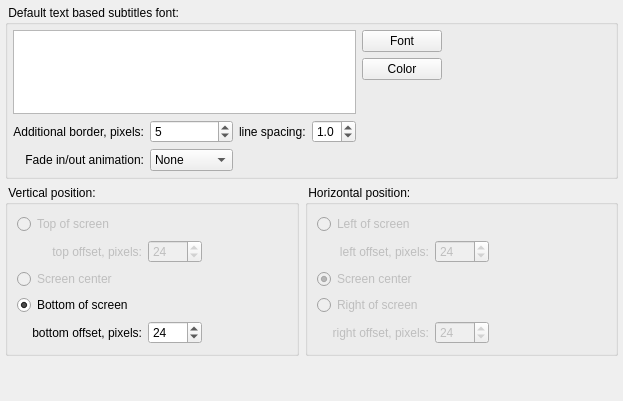
      <widget class="QWidget" name="tab_4">
       <attribute name="title">
        <string>Subtitles</string>
       </attribute>
       <layout class="QVBoxLayout" name="verticalLayout_9">
        <property name="margin">
         <number>5</number>
        </property>
        <item>
         <widget class="QGroupBox" name="groupBox_8">
          <property name="sizePolicy">
           <sizepolicy hsizetype="Preferred" vsizetype="Fixed">
            <horstretch>0</horstretch>
            <verstretch>0</verstretch>
           </sizepolicy>
          </property>
          <property name="title">
           <string> Default text based subtitles font: </string>
          </property>
          <layout class="QHBoxLayout" name="horizontalLayout_25">
           <property name="margin">
            <number>5</number>
           </property>
           <item>
            <layout class="QGridLayout" name="gridLayout_7">
             <item row="1" column="0">
              <widget class="QTableView" name="fontSettingsTableView">
               <property name="sizePolicy">
                <sizepolicy hsizetype="Expanding" vsizetype="Minimum">
                 <horstretch>0</horstretch>
                 <verstretch>0</verstretch>
                </sizepolicy>
               </property>
               <property name="maximumSize">
                <size>
                 <width>16777215</width>
                 <height>84</height>
                </size>
               </property>
               <attribute name="horizontalHeaderVisible">
                <bool>false</bool>
               </attribute>
               <attribute name="horizontalHeaderStretchLastSection">
                <bool>true</bool>
               </attribute>
               <attribute name="verticalHeaderVisible">
                <bool>false</bool>
               </attribute>
              </widget>
             </item>
             <item row="1" column="1">
              <layout class="QVBoxLayout" name="verticalLayout_16">
               <item>
                <widget class="QPushButton" name="fontButton">
                 <property name="sizePolicy">
                  <sizepolicy hsizetype="Minimum" vsizetype="Fixed">
                   <horstretch>0</horstretch>
                   <verstretch>0</verstretch>
                  </sizepolicy>
                 </property>
                 <property name="text">
                  <string>Font</string>
                 </property>
                </widget>
               </item>
               <item>
                <widget class="QPushButton" name="colorButton">
                 <property name="text">
                  <string>Color</string>
                 </property>
                </widget>
               </item>
               <item>
                <spacer name="verticalSpacer_8">
                 <property name="orientation">
                  <enum>Qt::Vertical</enum>
                 </property>
                 <property name="sizeHint" stdset="0">
                  <size>
                   <width>20</width>
                   <height>20</height>
                  </size>
                 </property>
                </spacer>
               </item>
              </layout>
             </item>
             <item row="2" column="0">
              <layout class="QGridLayout" name="gridLayout_12">
               <item row="0" column="0">
                <widget class="QLabel" name="label_13">
                 <property name="text">
                  <string>Additional border, pixels:</string>
                 </property>
                 <property name="alignment">
                  <set>Qt::AlignRight|Qt::AlignTrailing|Qt::AlignVCenter</set>
                 </property>
                </widget>
               </item>
               <item row="0" column="1">
                <widget class="QSpinBox" name="spinEditBorder">
                 <property name="minimumSize">
                  <size>
                   <width>0</width>
                   <height>23</height>
                  </size>
                 </property>
                 <property name="maximum">
                  <number>9</number>
                 </property>
                 <property name="value">
                  <number>5</number>
                 </property>
                </widget>
               </item>
               <item row="0" column="2">
                <widget class="QLabel" name="label_21">
                 <property name="text">
                  <string>line spacing:</string>
                 </property>
                </widget>
               </item>
               <item row="0" column="3">
                <widget class="QDoubleSpinBox" name="lineSpacing">
                 <property name="decimals">
                  <number>1</number>
                 </property>
                 <property name="minimum">
                  <double>0.500000000000000</double>
                 </property>
                 <property name="maximum">
                  <double>2.000000000000000</double>
                 </property>
                 <property name="singleStep">
                  <double>0.100000000000000</double>
                 </property>
                 <property name="value">
                  <double>1.000000000000000</double>
                 </property>
                </widget>
               </item>
               <item row="1" column="0">
                <widget class="QLabel" name="label_22">
                 <property name="text">
                  <string>Fade in/out animation:</string>
                 </property>
                 <property name="alignment">
                  <set>Qt::AlignRight|Qt::AlignTrailing|Qt::AlignVCenter</set>
                 </property>
                </widget>
               </item>
               <item row="1" column="1">
                <widget class="QComboBox" name="comboBoxAnimation">
                 <item>
                  <property name="text">
                   <string>None</string>
                  </property>
                 </item>
                 <item>
                  <property name="text">
                   <string>Fast</string>
                  </property>
                 </item>
                 <item>
                  <property name="text">
                   <string>Medium</string>
                  </property>
                 </item>
                 <item>
                  <property name="text">
                   <string>Slow</string>
                  </property>
                 </item>
                 <item>
                  <property name="text">
                   <string>Very slow</string>
                  </property>
                 </item>
                </widget>
               </item>
              </layout>
             </item>
            </layout>
           </item>
           <item>
            <spacer name="horizontalSpacer_20">
             <property name="orientation">
              <enum>Qt::Horizontal</enum>
             </property>
             <property name="sizeHint" stdset="0">
              <size>
               <width>168</width>
               <height>20</height>
              </size>
             </property>
            </spacer>
           </item>
          </layout>
         </widget>
        </item>
        <item>
         <layout class="QHBoxLayout" name="horizontalLayout_3">
          <item>
           <widget class="QGroupBox" name="groupBox_9">
            <property name="sizePolicy">
             <sizepolicy hsizetype="Preferred" vsizetype="Preferred">
              <horstretch>0</horstretch>
              <verstretch>0</verstretch>
             </sizepolicy>
            </property>
            <property name="title">
             <string> Vertical position: </string>
            </property>
            <layout class="QHBoxLayout" name="horizontalLayout_28">
             <item>
              <layout class="QGridLayout" name="gridLayout_9">
               <item row="0" column="0">
                <widget class="QRadioButton" name="radioButton">
                 <property name="enabled">
                  <bool>false</bool>
                 </property>
                 <property name="text">
                  <string>Top of screen</string>
                 </property>
                </widget>
               </item>
               <item row="1" column="0">
                <layout class="QHBoxLayout" name="horizontalLayout_26">
                 <item>
                  <spacer name="horizontalSpacer_11">
                   <property name="orientation">
                    <enum>Qt::Horizontal</enum>
                   </property>
                   <property name="sizeType">
                    <enum>QSizePolicy::Fixed</enum>
                   </property>
                   <property name="sizeHint" stdset="0">
                    <size>
                     <width>15</width>
                     <height>20</height>
                    </size>
                   </property>
                  </spacer>
                 </item>
                 <item>
                  <widget class="QLabel" name="label_14">
                   <property name="enabled">
                    <bool>false</bool>
                   </property>
                   <property name="sizePolicy">
                    <sizepolicy hsizetype="Preferred" vsizetype="Preferred">
                     <horstretch>0</horstretch>
                     <verstretch>0</verstretch>
                    </sizepolicy>
                   </property>
                   <property name="text">
                    <string>top offset, pixels:</string>
                   </property>
                   <property name="alignment">
                    <set>Qt::AlignRight|Qt::AlignTrailing|Qt::AlignVCenter</set>
                   </property>
                  </widget>
                 </item>
                </layout>
               </item>
               <item row="1" column="1">
                <widget class="QSpinBox" name="spinBox">
                 <property name="enabled">
                  <bool>false</bool>
                 </property>
                 <property name="sizePolicy">
                  <sizepolicy hsizetype="Fixed" vsizetype="Fixed">
                   <horstretch>0</horstretch>
                   <verstretch>0</verstretch>
                  </sizepolicy>
                 </property>
                 <property name="maximum">
                  <number>1080</number>
                 </property>
                 <property name="value">
                  <number>24</number>
                 </property>
                </widget>
               </item>
               <item row="2" column="0">
                <widget class="QRadioButton" name="radioButton_2">
                 <property name="enabled">
                  <bool>false</bool>
                 </property>
                 <property name="text">
                  <string>Screen center</string>
                 </property>
                </widget>
               </item>
               <item row="3" column="0">
                <widget class="QRadioButton" name="radioButton_3">
                 <property name="text">
                  <string>Bottom of screen</string>
                 </property>
                 <property name="checked">
                  <bool>true</bool>
                 </property>
                </widget>
               </item>
               <item row="4" column="0">
                <layout class="QHBoxLayout" name="horizontalLayout_27">
                 <item>
                  <spacer name="horizontalSpacer_13">
                   <property name="orientation">
                    <enum>Qt::Horizontal</enum>
                   </property>
                   <property name="sizeType">
                    <enum>QSizePolicy::Fixed</enum>
                   </property>
                   <property name="sizeHint" stdset="0">
                    <size>
                     <width>15</width>
                     <height>20</height>
                    </size>
                   </property>
                  </spacer>
                 </item>
                 <item>
                  <widget class="QLabel" name="label_15">
                   <property name="sizePolicy">
                    <sizepolicy hsizetype="Preferred" vsizetype="Preferred">
                     <horstretch>0</horstretch>
                     <verstretch>0</verstretch>
                    </sizepolicy>
                   </property>
                   <property name="text">
                    <string>bottom offset, pixels:</string>
                   </property>
                   <property name="alignment">
                    <set>Qt::AlignRight|Qt::AlignTrailing|Qt::AlignVCenter</set>
                   </property>
                  </widget>
                 </item>
                </layout>
               </item>
               <item row="4" column="1">
                <widget class="QSpinBox" name="spinEditOffset">
                 <property name="minimumSize">
                  <size>
                   <width>0</width>
                   <height>0</height>
                  </size>
                 </property>
                 <property name="maximum">
                  <number>1080</number>
                 </property>
                 <property name="value">
                  <number>24</number>
                 </property>
                </widget>
               </item>
              </layout>
             </item>
             <item>
              <spacer name="horizontalSpacer_14">
               <property name="orientation">
                <enum>Qt::Horizontal</enum>
               </property>
               <property name="sizeHint" stdset="0">
                <size>
                 <width>40</width>
                 <height>20</height>
                </size>
               </property>
              </spacer>
             </item>
            </layout>
           </widget>
          </item>
          <item>
           <widget class="QGroupBox" name="groupBox_10">
            <property name="sizePolicy">
             <sizepolicy hsizetype="Preferred" vsizetype="Preferred">
              <horstretch>0</horstretch>
              <verstretch>0</verstretch>
             </sizepolicy>
            </property>
            <property name="title">
             <string> Horizontal position: </string>
            </property>
            <layout class="QHBoxLayout" name="horizontalLayout_31">
             <item>
              <layout class="QGridLayout" name="gridLayout_8">
               <item row="0" column="0">
                <widget class="QRadioButton" name="rbhLeft">
                 <property name="enabled">
                  <bool>false</bool>
                 </property>
                 <property name="text">
                  <string>Left of screen</string>
                 </property>
                </widget>
               </item>
               <item row="1" column="0">
                <layout class="QHBoxLayout" name="horizontalLayout_29">
                 <item>
                  <spacer name="horizontalSpacer_12">
                   <property name="orientation">
                    <enum>Qt::Horizontal</enum>
                   </property>
                   <property name="sizeType">
                    <enum>QSizePolicy::Fixed</enum>
                   </property>
                   <property name="sizeHint" stdset="0">
                    <size>
                     <width>15</width>
                     <height>20</height>
                    </size>
                   </property>
                  </spacer>
                 </item>
                 <item>
                  <widget class="QLabel" name="label_17">
                   <property name="enabled">
                    <bool>false</bool>
                   </property>
                   <property name="sizePolicy">
                    <sizepolicy hsizetype="Preferred" vsizetype="Preferred">
                     <horstretch>0</horstretch>
                     <verstretch>0</verstretch>
                    </sizepolicy>
                   </property>
                   <property name="text">
                    <string>left offset, pixels:</string>
                   </property>
                   <property name="alignment">
                    <set>Qt::AlignRight|Qt::AlignTrailing|Qt::AlignVCenter</set>
                   </property>
                  </widget>
                 </item>
                </layout>
               </item>
               <item row="1" column="1">
                <widget class="QSpinBox" name="spinBox_2">
                 <property name="enabled">
                  <bool>false</bool>
                 </property>
                 <property name="sizePolicy">
                  <sizepolicy hsizetype="Fixed" vsizetype="Fixed">
                   <horstretch>0</horstretch>
                   <verstretch>0</verstretch>
                  </sizepolicy>
                 </property>
                 <property name="maximum">
                  <number>1080</number>
                 </property>
                 <property name="value">
                  <number>24</number>
                 </property>
                </widget>
               </item>
               <item row="2" column="0">
                <widget class="QRadioButton" name="rbhCenter">
                 <property name="enabled">
                  <bool>false</bool>
                 </property>
                 <property name="text">
                  <string>Screen center</string>
                 </property>
                 <property name="checked">
                  <bool>true</bool>
                 </property>
                </widget>
               </item>
               <item row="3" column="0">
                <widget class="QRadioButton" name="rbhRight">
                 <property name="enabled">
                  <bool>false</bool>
                 </property>
                 <property name="text">
                  <string>Right of screen</string>
                 </property>
                 <property name="checked">
                  <bool>false</bool>
                 </property>
                </widget>
               </item>
               <item row="4" column="0">
                <layout class="QHBoxLayout" name="horizontalLayout_30">
                 <item>
                  <spacer name="horizontalSpacer_15">
                   <property name="orientation">
                    <enum>Qt::Horizontal</enum>
                   </property>
                   <property name="sizeType">
                    <enum>QSizePolicy::Fixed</enum>
                   </property>
                   <property name="sizeHint" stdset="0">
                    <size>
                     <width>15</width>
                     <height>20</height>
                    </size>
                   </property>
                  </spacer>
                 </item>
                 <item>
                  <widget class="QLabel" name="label_16">
                   <property name="enabled">
                    <bool>false</bool>
                   </property>
                   <property name="sizePolicy">
                    <sizepolicy hsizetype="Preferred" vsizetype="Preferred">
                     <horstretch>0</horstretch>
                     <verstretch>0</verstretch>
                    </sizepolicy>
                   </property>
                   <property name="text">
                    <string>right offset, pixels:</string>
                   </property>
                   <property name="alignment">
                    <set>Qt::AlignRight|Qt::AlignTrailing|Qt::AlignVCenter</set>
                   </property>
                  </widget>
                 </item>
                </layout>
               </item>
               <item row="4" column="1">
                <widget class="QSpinBox" name="SpinEditOffset_2">
                 <property name="enabled">
                  <bool>false</bool>
                 </property>
                 <property name="sizePolicy">
                  <sizepolicy hsizetype="Fixed" vsizetype="Fixed">
                   <horstretch>0</horstretch>
                   <verstretch>0</verstretch>
                  </sizepolicy>
                 </property>
                 <property name="maximum">
                  <number>1080</number>
                 </property>
                 <property name="value">
                  <number>24</number>
                 </property>
                </widget>
               </item>
              </layout>
             </item>
             <item>
              <spacer name="horizontalSpacer_21">
               <property name="orientation">
                <enum>Qt::Horizontal</enum>
               </property>
               <property name="sizeHint" stdset="0">
                <size>
                 <width>117</width>
                 <height>20</height>
                </size>
               </property>
              </spacer>
             </item>
            </layout>
           </widget>
          </item>
         </layout>
        </item>
        <item>
         <spacer name="verticalSpacer_7">
          <property name="orientation">
           <enum>Qt::Vertical</enum>
          </property>
          <property name="sizeHint" stdset="0">
           <size>
            <width>20</width>
            <height>40</height>
           </size>
          </property>
         </spacer>
        </item>
       </layout>
      </widget>
